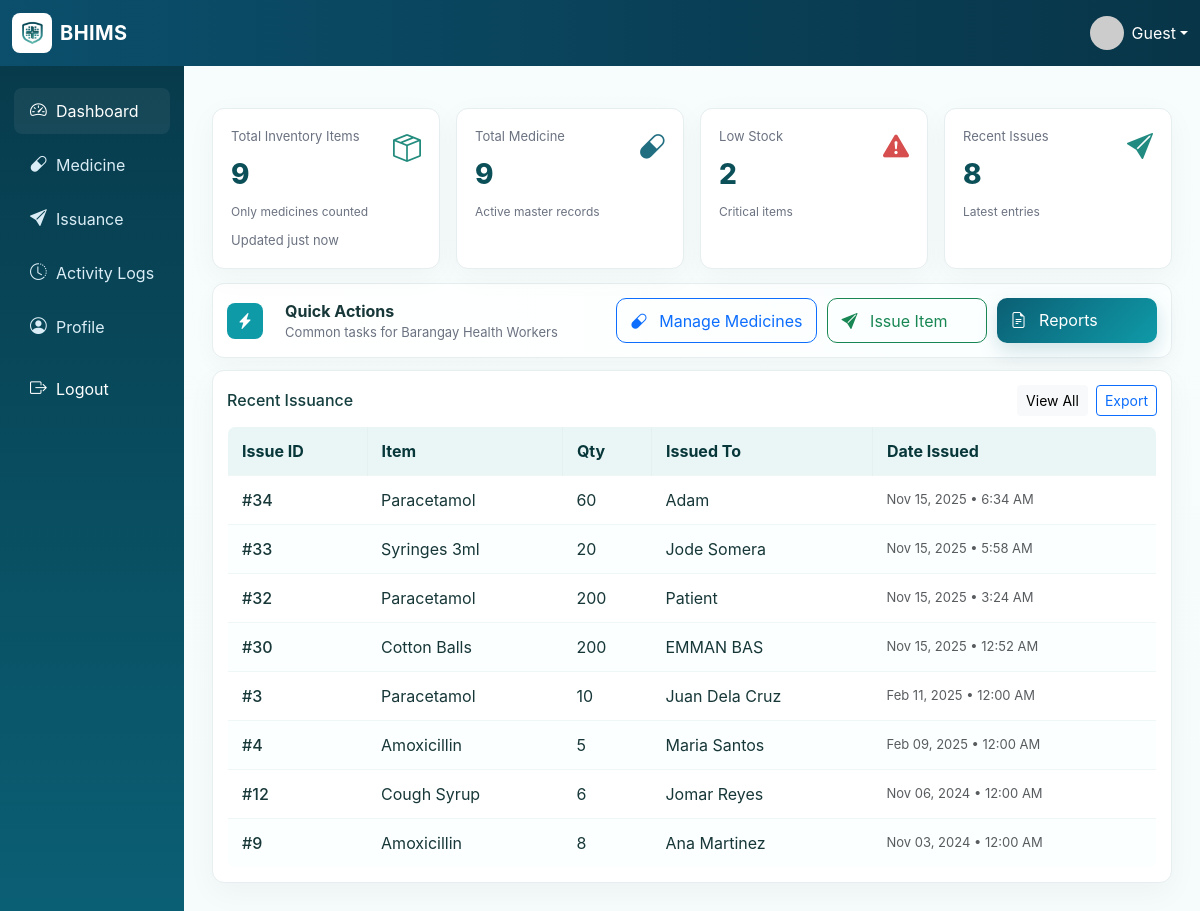
/dashboard.php, run on an earlier commit of the app's database.
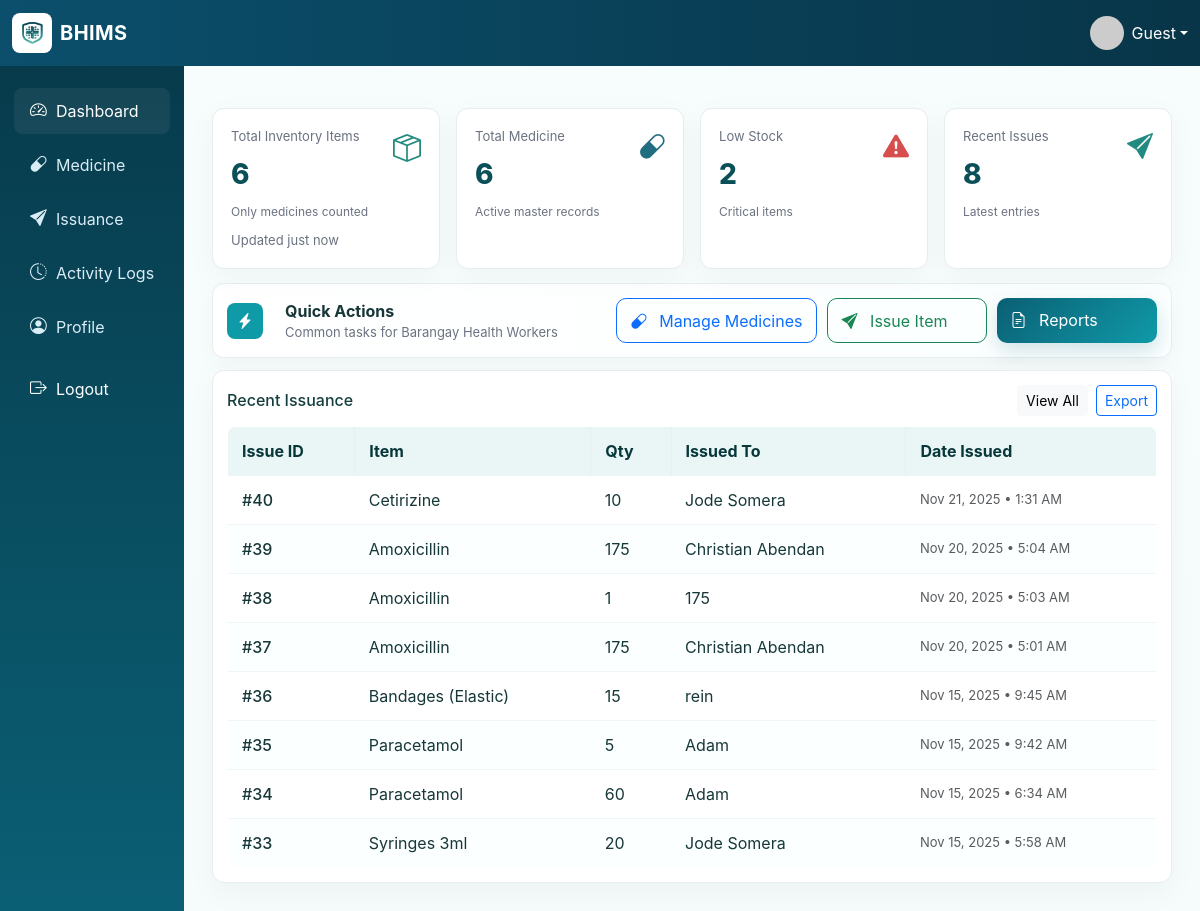
And on a later commit of the database.
### tables this page shows
CREATE TABLE `issuance` (
  `issue_id` int(11) NOT NULL,
  `item_code` varchar(100) DEFAULT NULL,
  `item_name` varchar(255) DEFAULT NULL,
  `quantity_issued` int(11) DEFAULT NULL,
  `issued_to` varchar(255) DEFAULT NULL,
  `purpose` text DEFAULT NULL,
  `issued_by` int(11) DEFAULT NULL,
  `date_issued` datetime DEFAULT current_timestamp(),
  `status` varchar(32) DEFAULT 'Complete'
);

### functions.php (called while the page is built, shortened)
<?php
require_once 'config.php';
function count_table($table) {
    global $mysqli;
    $table = $mysqli->real_escape_string($table);
    $res = $mysqli->query("SELECT COUNT(*) as cnt FROM `$table`");
    $r = $res->fetch_assoc();
    return intval($r['cnt']);
}
?>

### dashboard.php (the view, shortened to what the changed rows need)
<?php
require_once 'header.php';
require_once 'functions.php';
$total_med = count_table('medicine');
$total_items = $total_med;
$stmt = $mysqli->prepare(
  'SELECT issue_id, item_name, quantity_issued, issued_to, date_issued
   FROM issuance
   ORDER BY date_issued DESC
   LIMIT 8'
);
if ($stmt === false) {
    $issued = [];
} else {
    $stmt->execute();
    $issued = $stmt->get_result()->fetch_all(MYSQLI_ASSOC);
}
?>
<!doctype html>
<html>
<head>
  <link href="https://cdn.jsdelivr.net/npm/bootstrap@5.3.2/dist/css/bootstrap.min.css" rel="stylesheet">
  <link href="https://cdn.jsdelivr.net/npm/bootstrap-icons@1.10.5/font/bootstrap-icons.css" rel="stylesheet">
</head>
<body>
    <div class="grid" role="region" aria-label="Top metrics">
      <div class="metric-card">
        <div class="metric-top">
          <div>
            <div class="metric-title">Total Inventory Items</div>
            <div class="metric-value"><?php echo (int)$total_items; ?></div>
            <div class="metric-sub muted">Only medicines counted</div>
          </div>
        </div>
      </div>
      <div class="metric-card">
        <div class="metric-top">
          <div>
            <div class="metric-title">Total Medicine</div>
            <div class="metric-value"><?php echo (int)$total_med; ?></div>
            <div class="metric-sub muted">Active master records</div>
          </div>
        </div>
      </div>
    </div>
    <div class="recent-card">
      <div class="table-responsive">
        <table class="clean-table" role="table" aria-label="Recent issuance">
          <thead>
            <tr>
              <th>Issue ID</th>
              <th>Item</th>
              <th>Qty</th>
              <th>Issued To</th>
              <th>Date Issued</th>
            </tr>
          </thead>
          <tbody>
            <?php if (!empty($issued)): ?>
              <?php foreach ($issued as $it): ?>
                <tr>
                  <td class="fw-medium">#<?php echo htmlspecialchars($it['issue_id']); ?></td>
                  <td><?php echo htmlspecialchars($it['item_name']); ?></td>
                  <td><?php echo (int)$it['quantity_issued']; ?></td>
                  <td><?php echo htmlspecialchars($it['issued_to']); ?></td>
                  <td class="text-muted small"><?php echo date("M d, Y • g:i A", strtotime($it['date_issued'])); ?></td>
                </tr>
              <?php endforeach; ?>
            <?php else: ?>
              <tr><td colspan="5" class="text-center muted py-4">No recent issuance.</td></tr>
            <?php endif; ?>
          </tbody>
        </table>
      </div>
    </div>
</body>
</html>

What changed in the data, as far as the page shows it:
no longer on this page (row edited): issuance: issue_id "32", item_name "Paracetamol", quantity_issued "200", issued_to "Patient", date_issued "Nov 15, 2025 • 3:24 AM"
no longer on this page (row unchanged): issuance: issue_id "30", item_name "Cotton Balls", quantity_issued "200", issued_to "EMMAN BAS", date_issued "Nov 15, 2025 • 12:52 AM"
no longer on this page (row unchanged): issuance: issue_id "3", item_name "Paracetamol", quantity_issued "10", issued_to "Juan Dela Cruz", date_issued "Feb 11, 2025 • 12:00 AM"
no longer on this page (row unchanged): issuance: issue_id "4", item_name "Amoxicillin", quantity_issued "5", issued_to "Maria Santos", date_issued "Feb 09, 2025 • 12:00 AM"
no longer on this page (row unchanged): issuance: issue_id "12", item_name "Cough Syrup", quantity_issued "6", issued_to "Jomar Reyes", date_issued "Nov 06, 2024 • 12:00 AM"
no longer on this page (row unchanged): issuance: issue_id "9", item_name "Amoxicillin", quantity_issued "8", issued_to "Ana Martinez", date_issued "Nov 03, 2024 • 12:00 AM"
added issuance: issue_id "40", item_name "Cetirizine", quantity_issued "10", issued_to "Jode Somera", date_issued "Nov 21, 2025 • 1:31 AM"
added issuance: issue_id "39", item_name "Amoxicillin", quantity_issued "175", issued_to "Christian Abendan", date_issued "Nov 20, 2025 • 5:04 AM"
added issuance: issue_id "38", item_name "Amoxicillin", quantity_issued "1", issued_to "175", date_issued "Nov 20, 2025 • 5:03 AM"
added issuance: issue_id "37", item_name "Amoxicillin", quantity_issued "175", issued_to "Christian Abendan", date_issued "Nov 20, 2025 • 5:01 AM"
added issuance: issue_id "36", item_name "Bandages (Elastic)", quantity_issued "15", issued_to "rein", date_issued "Nov 15, 2025 • 9:45 AM"
added issuance: issue_id "35", item_name "Paracetamol", quantity_issued "5", issued_to "Adam", date_issued "Nov 15, 2025 • 9:42 AM"
Also different on the page:
$total_items: "9" → "6"
$total_med: "9" → "6"
